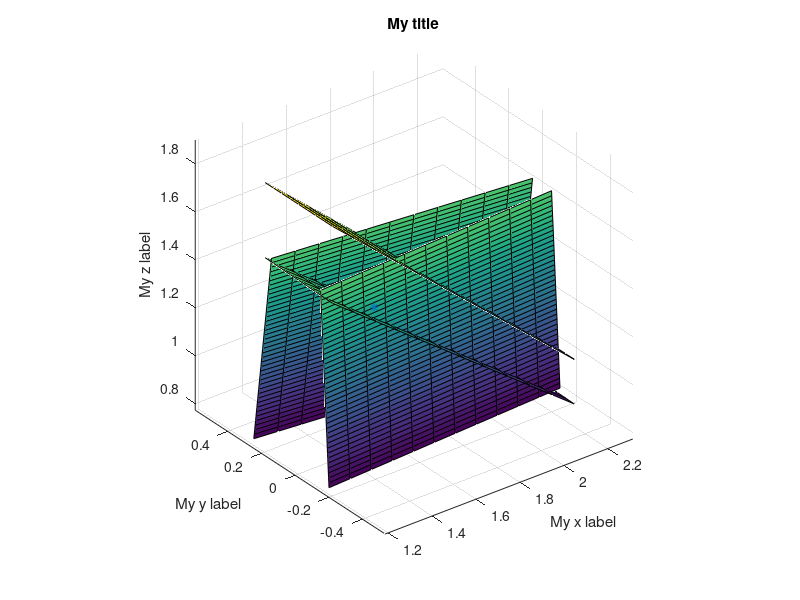

MATLAB code for this plot:




subs = [-0.02832, -0.056102, -1, 0.289227];








planes = [-0.8553854681017643, -0.0005463239779652795, -1, 2.9257986256071304;
          0.05748143290163125, -1, 0.06252308341911939, -0.3026991195122747;
          -0.7329844887892633, 0.017746299409831523, -1, 2.462147522592861;
          -0.10475571509951867, -1, -0.13116945145812048, 0.49306524145584574];
      
for i = 1:size(planes,1)
    if planes(i,3) == -1
        x1 = 1.2:0.1:2.3;
        y1 = -0.205:0.05:0.205;
        [x, y] = meshgrid(x1,y1);
        z = planes(i,1)*x + planes(i,2)*y + planes(i,4);
    end
    if planes(i,2) == -1
        x1 = 1.2:0.1:2.3;
        z1 = 0.8:0.02:1.6;
        [x, z] = meshgrid(x1,z1);
        y = planes(i,1)*x + planes(i,3)*z + planes(i,4);
    end   
    surf(x,y,z);
    hold on 
end

point = [1.427542310177686513e+00, -1.554129442733900024e-01, 1.459791645304504115e+00];
plot3(point(1), point(2), point(3), '*');
title('My title')
xlabel('My x label')
ylabel('My y label')
zlabel('My z label')
axis equal 





